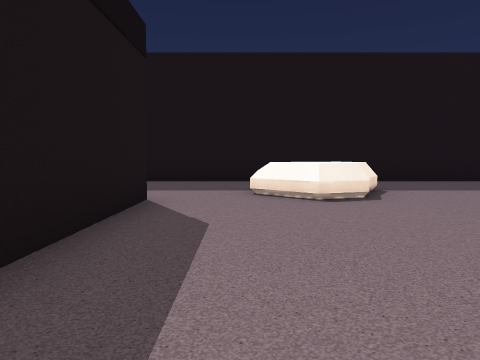
[1] (above)

24 first-person views from a walk through a level from a Godot 3-D game. The camera is 1.4 m above the floor, tilts 4° down and sees 70° across. The floor is counted in squares, 2 m on a side. Each view is taken from the middle of a square. On the plan, view 1 faces up. The plan holds only what a view shows up to about 11 squares ahead; the rest is blank. The place goes on beyond the plan.

[2]
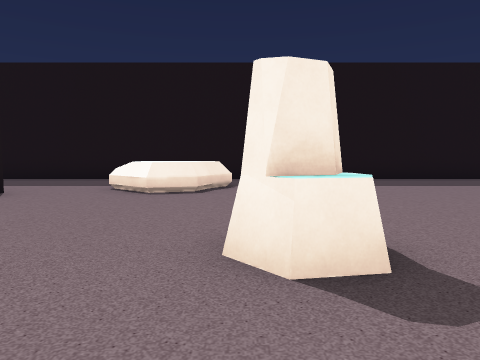

[3]
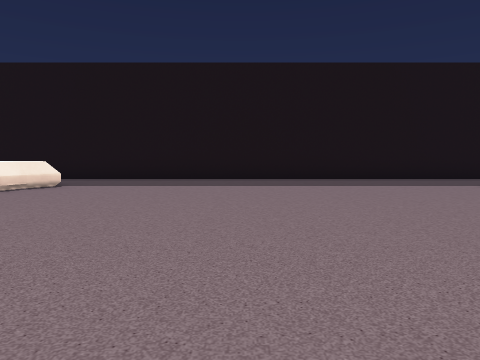

[4]
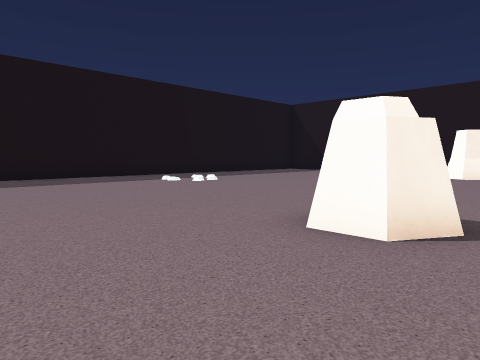

[5]
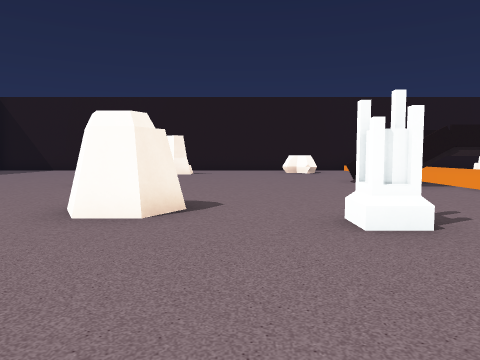

[6]
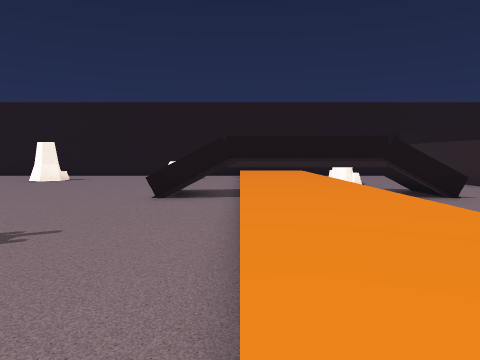

[7]
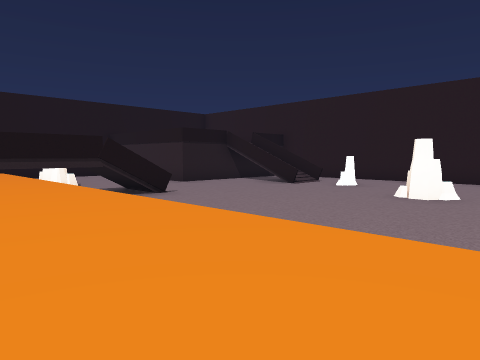

[8]
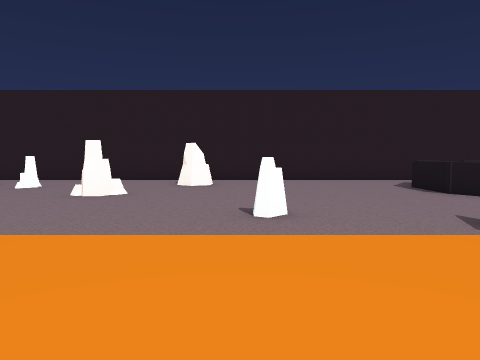

[9]
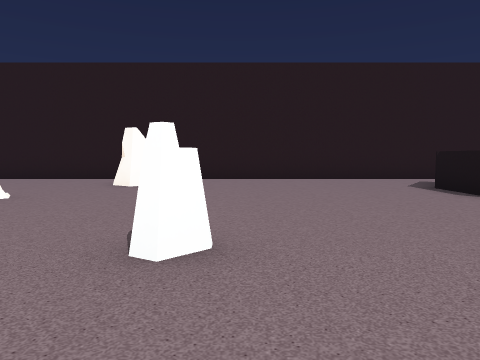

[10]
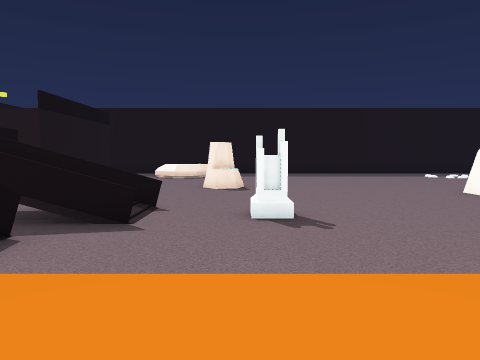

[11]
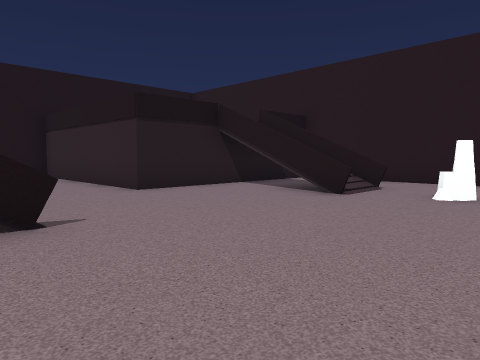

[12]
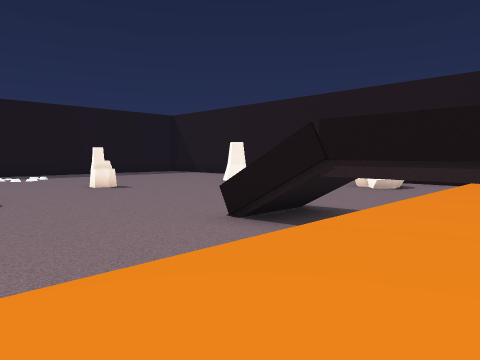

[13]
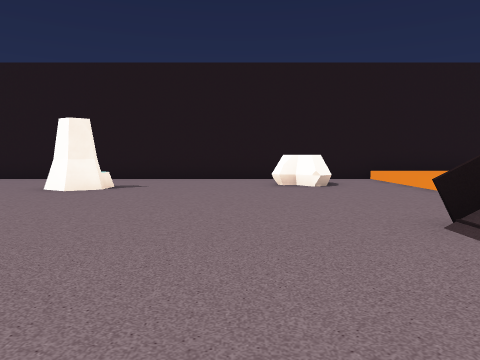

[14]
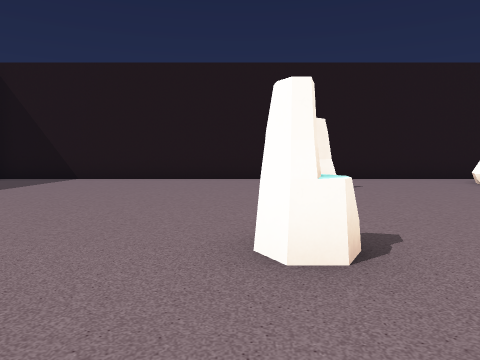

[15]
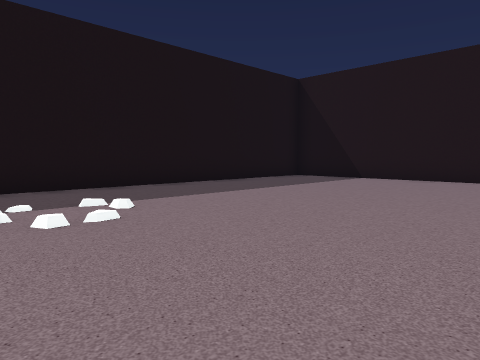

[16]
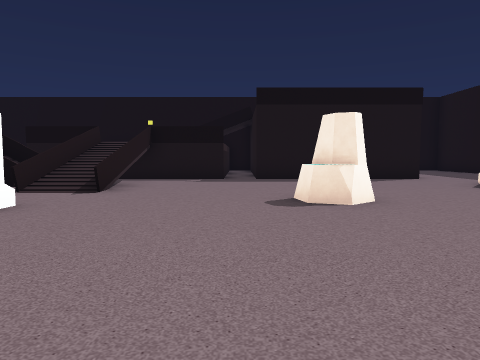

[17]
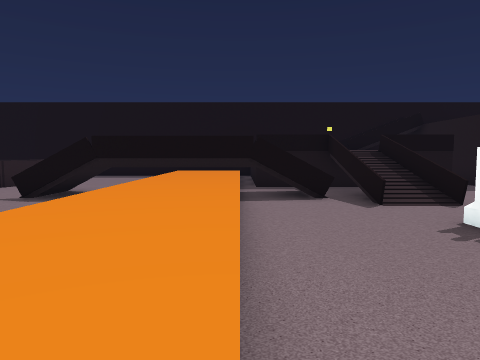

[18]
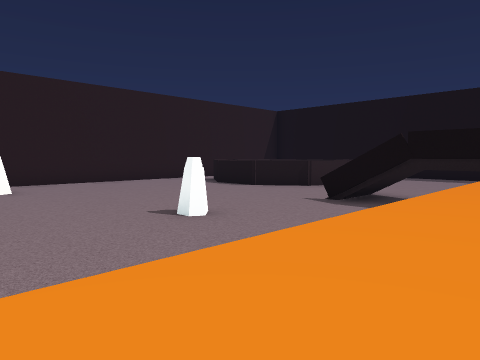

[19]
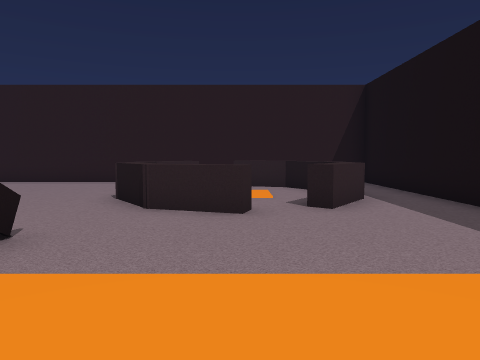

[20]
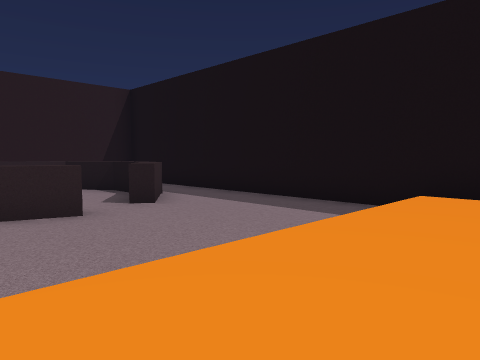

[21]
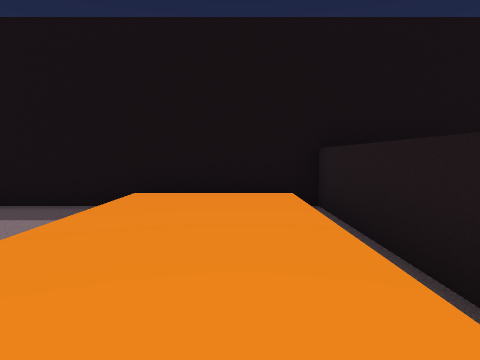

[22]
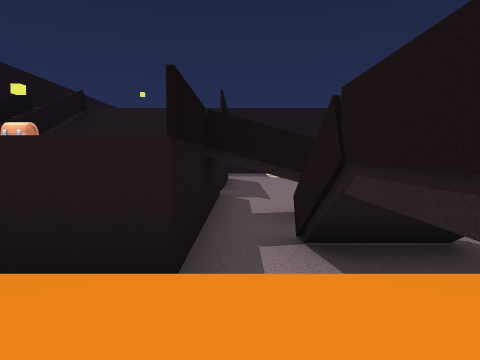

[23]
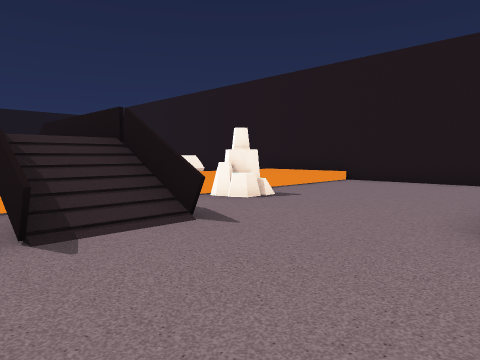

[24]
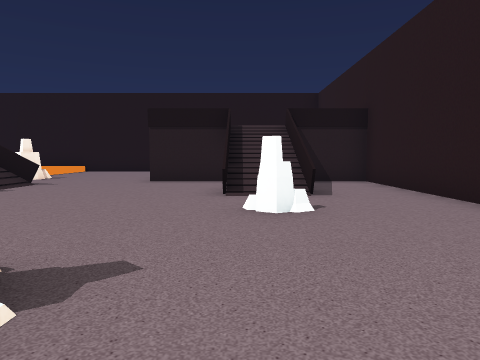

### Floor plan
Key: @ floor where view 1 was taken; # wall or solid block; . main floor; : floor 0.25 m higher than the main floor; + floor 0.5 m higher than the main floor; * floor 3 m higher than the main floor; / step, stairs or slope; R rock; B box; T thing the floor can be seen under or through; S stone; C chest; O other object.
Columns run from 8 left of view 1 to 23 right of it. Each row starts with its distance up from view 1.
 10     #########################
  9     ..... ................... .#
  8      .... .....................#
  7      ....RR...........:........#
  6       ...RR....................#
  5       #........................#
  4       #........................#
  3       #........................#
  2       #.....R..........R.......#
  1       #....RR..............RR..#
  0       ..@.........RR.......RR..#
 -1    #  #...........R............#
 -2    #  #........................#
 -3 #  CC #####....................#
 -4 #  CC BB###..#...#...........R.#
 -5 #     #.BB............BB....RR.#
 -6 #     #.BB............BB.......#
 -7 #///////#B////////////TB///////#
 -8 #+++++++##++++++++++++TT+++++++#
 -9 #+++++++ #++++++++++++TT+++++++#
-10 #/////// B////////////TB//R////#
-11 #.......BB............BB.RR....#
-12 #.......BB............BB.......#
-13 #...........S..................#
-14 #..B.BB........................#
-15 #..B.. B.........R.......B#####
-16 #..B.. BB.......RR.......B
-17 #..B..  B...........S#####
-18 #. B.. OO.....RR....S### *
-19 #. BBB O.......R.........B
-20       ......... .........B
-21     #######################

Where each view was taken, in squares from view 1:
view 1: 0 up, 0 right, facing up
view 2: 1 down, 3 right, facing up
view 3: 1 down, 7 right, facing up
view 4: 2 down, 7 right, facing up-right
view 5: 2 down, 6 right, facing right
view 6: 7 down, 6 right, facing right
view 7: 7 down, 6 right, facing down-right
view 8: 7 down, 5 right, facing down
view 9: 10 down, 4 right, facing down
view 10: 9 down, 4 right, facing up
view 11: 11 down, 10 right, facing down-right
view 12: 9 down, 10 right, facing up-right
view 13: 3 down, 12 right, facing right
view 14: 2 up, 12 right, facing right
view 15: 2 up, 12 right, facing up-right
view 16: 0 up, 9 right, facing left
view 17: 7 down, 9 right, facing left
view 18: 8 down, 8 right, facing down-left
view 19: 8 down, 3 left, facing down
view 20: 8 down, 1 left, facing down-left
view 21: 8 down, 1 left, facing left
view 22: 9 down, 1 left, facing up
view 23: 15 down, 13 right, facing up-right
view 24: 17 down, 7 right, facing right
